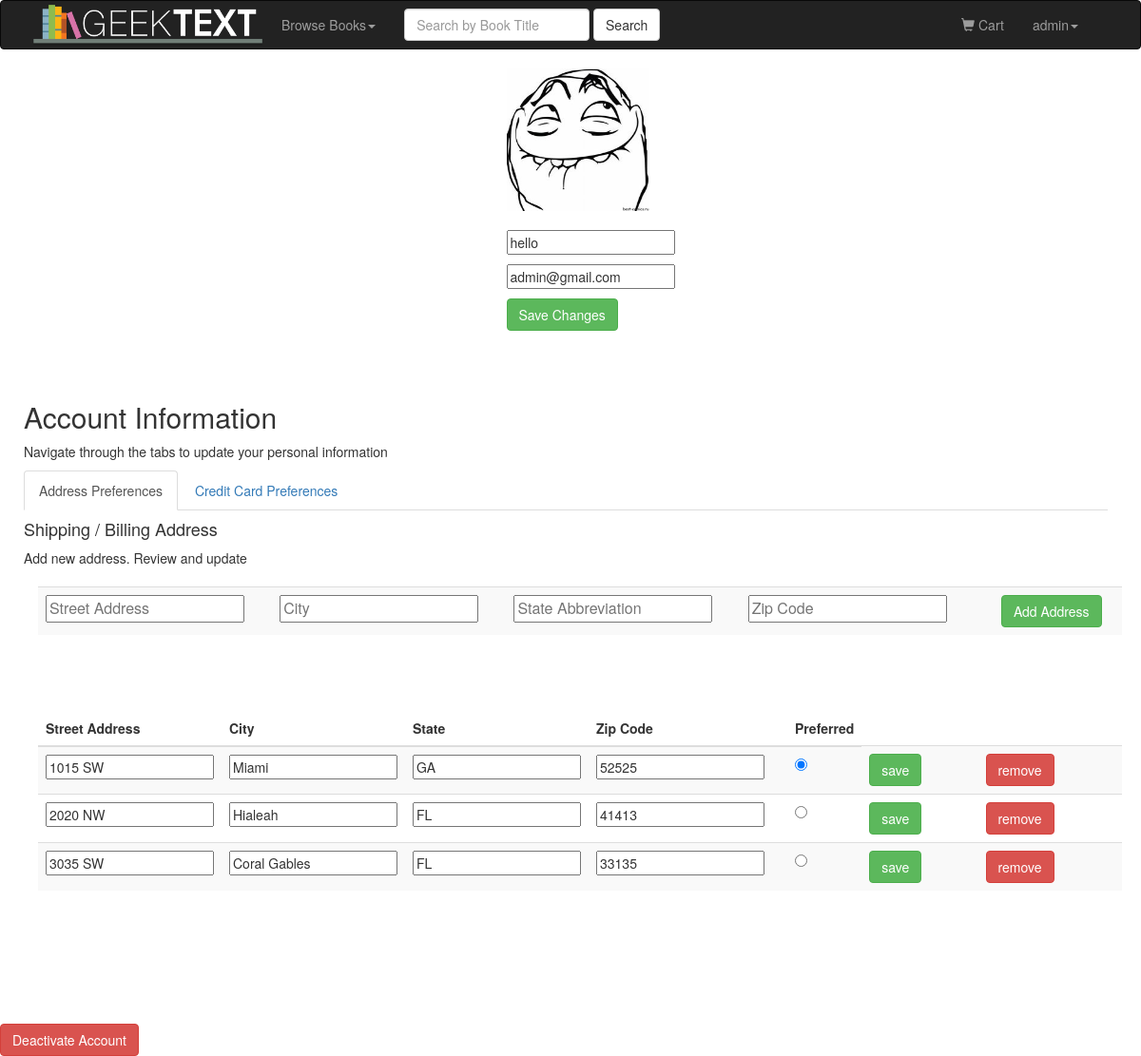
The app's page /account.php (signed in) with its own data.
### tables this page shows
CREATE TABLE `user` (
  `id` varchar(15) NOT NULL,
  `password` varchar(50) NOT NULL,
  `name` varchar(30) NOT NULL,
  `nickname` varchar(30) NOT NULL,
  `avatar` int(11) NOT NULL DEFAULT '0',
  `email` varchar(50) NOT NULL,
  `street1` varchar(30) NOT NULL,
  `street2` varchar(30) NOT NULL,
  `city` varchar(20) NOT NULL,
  `state` varchar(20) NOT NULL,
  `zip_code` varchar(5) NOT NULL,
  `short_zip_code` varchar(4) NOT NULL
);

CREATE TABLE `shipping` (
  `id` varchar(15) NOT NULL,
  `address_id` int(6) NOT NULL,
  `preferred` char(1) NOT NULL,
  `street1` varchar(30) NOT NULL,
  `street2` varchar(30) NOT NULL,
  `city` varchar(20) NOT NULL,
  `state` varchar(20) NOT NULL,
  `zip_code` varchar(5) NOT NULL,
  `short_zip_code` varchar(4) NOT NULL
);

### existing_addresses.php (the view)
<div class="container">
  <table id="address_table" class="table table-striped">
    <thead>
      <tr>
        <th class="fit">Street Address</th>
        <th class="fit">City</th>
        <th class="fit">State</th>
        <th class="fit">Zip Code</th>
        <th class="fit hidden-element"></th>
        <th class="fit">Preferred</th>
      </tr>
    </thead>
    <tbody>
      <?php while( $row = mysqli_fetch_array( $result1 ) ){ ?>
       <form action="update_address.php" method="post">
      <tr>
          <td class="fit"><input type="text" value="<?php echo( htmlspecialchars( $row['street1'] ) ); ?>" name="street" placeholder="Street Address"></td>
          <td class="fit"><input type="text" value="<?php echo( htmlspecialchars( $row['city'] ) ); ?>" name="city" placeholder="City"></td>
          <td class="fit"><input type="text" value="<?php echo( htmlspecialchars( $row['state'] ) ); ?>" name="state" placeholder="State Abbreviation"></td>
          <td class="fit"><input type="text" value="<?php echo( htmlspecialchars( $row['zip_code'] ) ); ?>" name="zip" placeholder="Zip Code"></td>
          <td class="fit hidden-element"><input type="hidden" value="<?php echo (htmlspecialchars( $row['address_id']) ); ?>" name="addressId" placeholder="Address ID"></td>
          <td class="fit"><input type="radio" name="preferred" class="preferred-address" value="<?php echo htmlspecialchars($row['preferred']); ?>"
	        	<?php
	        		$pref = htmlspecialchars($row['preferred']) ;
	        		if($pref == "1") {
	        			echo "checked" ;}
	        	?>>
          </td>
	        <td><input type="submit" name="action" value="save"   class="btn btn-success"></td>
	        <td><input type="submit" name="action" value="remove" class="btn btn-danger"></td>
	        <br>
      </tr>
       </form>
      <?php } ?>
    </tbody>
  </table>
</div>

### account.php (shortened to what this page needs)
<html lang="en">
<head>
	</head>
<body>
<?php
	include("header.php");
	$link = mysqli_connect("localhost", "root", "", "geek_text");
	$id = $_SESSION['username'];
	$sql = "SELECT * FROM user WHERE id='$id'";
	$result=mysqli_query($link, $sql);
	$row = mysqli_fetch_array( $result );
?>
<div class="row">
    <div class="col-md-2 col-md-offset-5">
    	<form action="update_profile.php" method="post">
		<?php
			if($row['avatar'] == '0'){
				echo'<a href="./avatar_select.php"><img src="avatar_icon/avatar.png" border="1px" style="width:150px;height:150px; margin-left: 20;"></a>';
			}
			elseif($row['avatar'] == '1'){
				echo'<a href="./avatar_select.php"><img src="avatar_icon/avatar1.png" border="1px" style="width:150px;height:150px; margin-left: 20;"></a>';
			}
			elseif($row['avatar'] == '2'){
				echo'<a href="./avatar_select.php"><img src="avatar_icon/avatar2.png" border="1px" style="width:150px;height:150px; margin-left: 20;"></a>';
			}
			elseif($row['avatar'] == '3'){
				echo'<a href="./avatar_select.php"><img src="avatar_icon/avatar3.png" border="1px" style="width:150px;height:150px; margin-left: 20;"></a>';
			}
			elseif($row['avatar'] == '4'){
				echo'<a href="./avatar_select.php"><img src="avatar_icon/ow.png" border="1px" style="width:150px;height:150px; margin-left: 20;"></a>';
			}
			elseif($row['avatar'] == '5'){
				echo'<a href="./avatar_select.php"><img src="avatar_icon/ow1.png" border="1px" style="width:150px;height:150px; margin-left: 20;"></a>';
			}
			elseif($row['avatar'] == '6'){
				echo'<a href="./avatar_select.php"><img src="avatar_icon/ow2.png" border="1px" style="width:150px;height:150px; margin-left: 20;"></a>';
			}
			elseif($row['avatar'] == '7'){
				echo'<a href="./avatar_select.php"><img src="avatar_icon/ow3.png" border="1px" style="width:150px;height:150px; margin-left: 20;"></a>';
			}
			elseif($row['avatar'] == '8'){
				echo'<a href="./avatar_select.php"><img src="avatar_icon/lol1.png" border="1px" style="width:150px;height:150px; margin-left: 20;"></a>';
			}
			elseif($row['avatar'] == '9'){
				echo'<a href="./avatar_select.php"><img src="avatar_icon/lol2.png" border="1px" style="width:150px;height:150px; margin-left: 20;"></a>';
			}
			elseif($row['avatar'] == '10'){
				echo'<a href="./avatar_select.php"><img src="avatar_icon/lol3.png" border="1px" style="width:150px;height:150px; margin-left: 20;"></a>';
			}
			elseif($row['avatar'] == '11'){
				echo'<a href="./avatar_select.php"><img src="avatar_icon/lol4.png" border="1px" style="width:150px;height:150px; margin-left: 20;"></a>';
			}
		?>
		<p style="margin-left: 20; margin-top: 20;"><input name="nickname" type="text" value="<?php echo( htmlspecialchars( $row['nickname'] ) ); ?>" placeholder="Nickname"/></p>
		<p style="margin-left: 20;"><input name="email" type="text" value="<?php echo( htmlspecialchars( $row['email'] ) ); ?>" placeholder="email"/></p>
		<input style="margin-left: 20;" type="submit" value="Save Changes" class="btn btn-success">
		</form>
    </div>
</div>
	<br><br>
<div class="container" style="margin-left: 10;">
  <h2>Account Information</h2>
  <p>Navigate through the tabs to update your personal information</p>
  <ul class="nav nav-tabs">
    <li class="active"><a data-toggle="tab" href="#addresses">Address Preferences</a></li>
    <li><a data-toggle="tab" href="#creditCard">Credit Card Preferences</a></li>
  </ul>
  <div class="tab-content">
    <div id="addresses" class=" tab-pane fade in active">
      <h4>Shipping / Billing Address</h4>
      <p>Add new address. Review and update</p>
	  <div class="container">
			<form action="add_address.php" method="post">
				<table class="table table-striped">
				<p>
					<tbody>
					<td><input type="text" name="street" placeholder="Street Address"></td>
					<td><input type="text" name="city" placeholder="City"></td>
					<td><input type="text" name="state" placeholder="State Abbreviation"></td>
					<td><input type="text" name="zip" placeholder="Zip Code"></td>
					<td><input style="margin-left: 20;" type="submit" value="Add Address" class="btn btn-success"></td>
					</tbody>
				</p>
			</table>
			</form>
		</div>
		<?php
			$sql = "SELECT * FROM shipping WHERE id='$id'";
			$result1 = mysqli_query($link, $sql);
			$count=mysqli_num_rows($result1);
			if ($count != 0){
				include("existing_addresses.php");
			}
		?>
      </div>
  </div>
</div>
<br /><br /><br /><br /><br /><br />
<div id="deleteBtn"><input type="submit" name="action" value="Deactivate Account" class="btn btn-danger"></div>
</body>
</html>

### account.php (style rules this page uses)
.table th.fit, .table td.fit { font-family: Calibri (Body); font-size: 14px; white-space: nowrap; width: 1%; }
.hidden-element { width: 0px; height: 0px; }

### records on screen
user: nickname "hello", email "admin@gmail.com"
shipping: street "1015 SW", city "Miami", state "GA", zip "52525", preferred "☑"
shipping: street "2020 NW", city "Hialeah", state "FL", zip "41413"
shipping: street "3035 SW", city "Coral Gables", state "FL", zip "33135"

### other values on screen
$_SESSION['username'] "admin"
